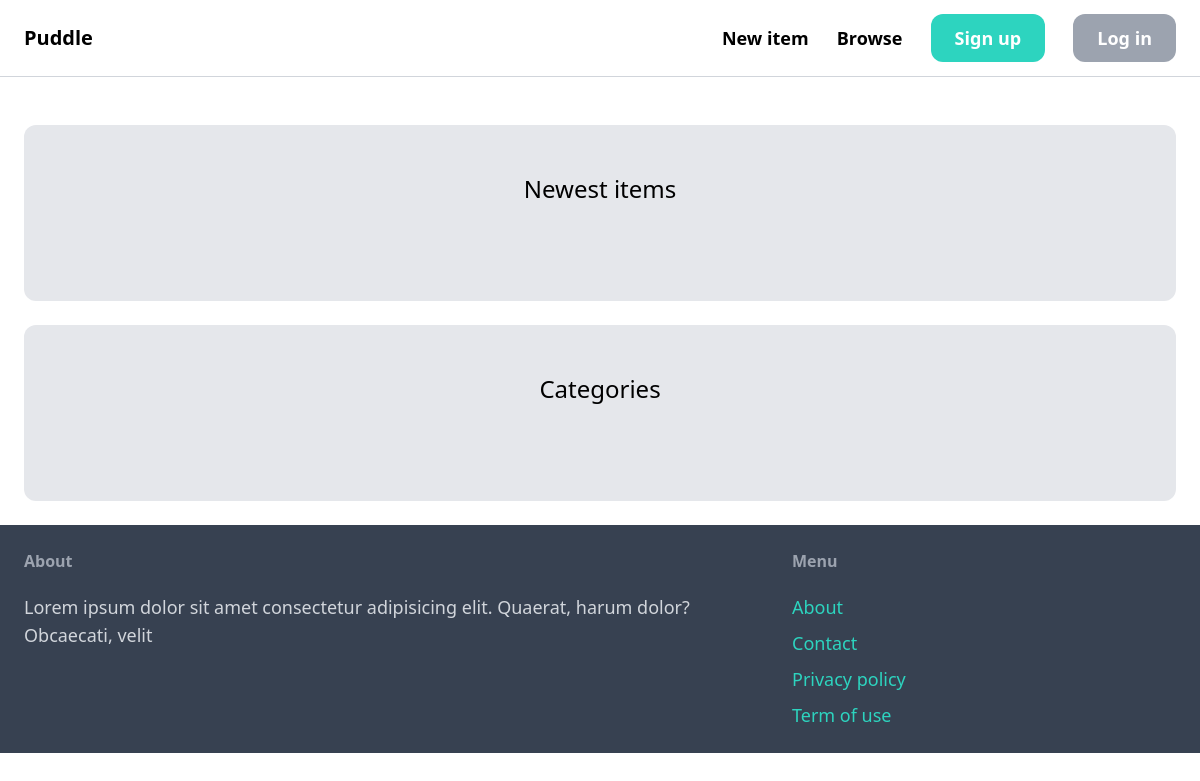
The app's page /, older data.
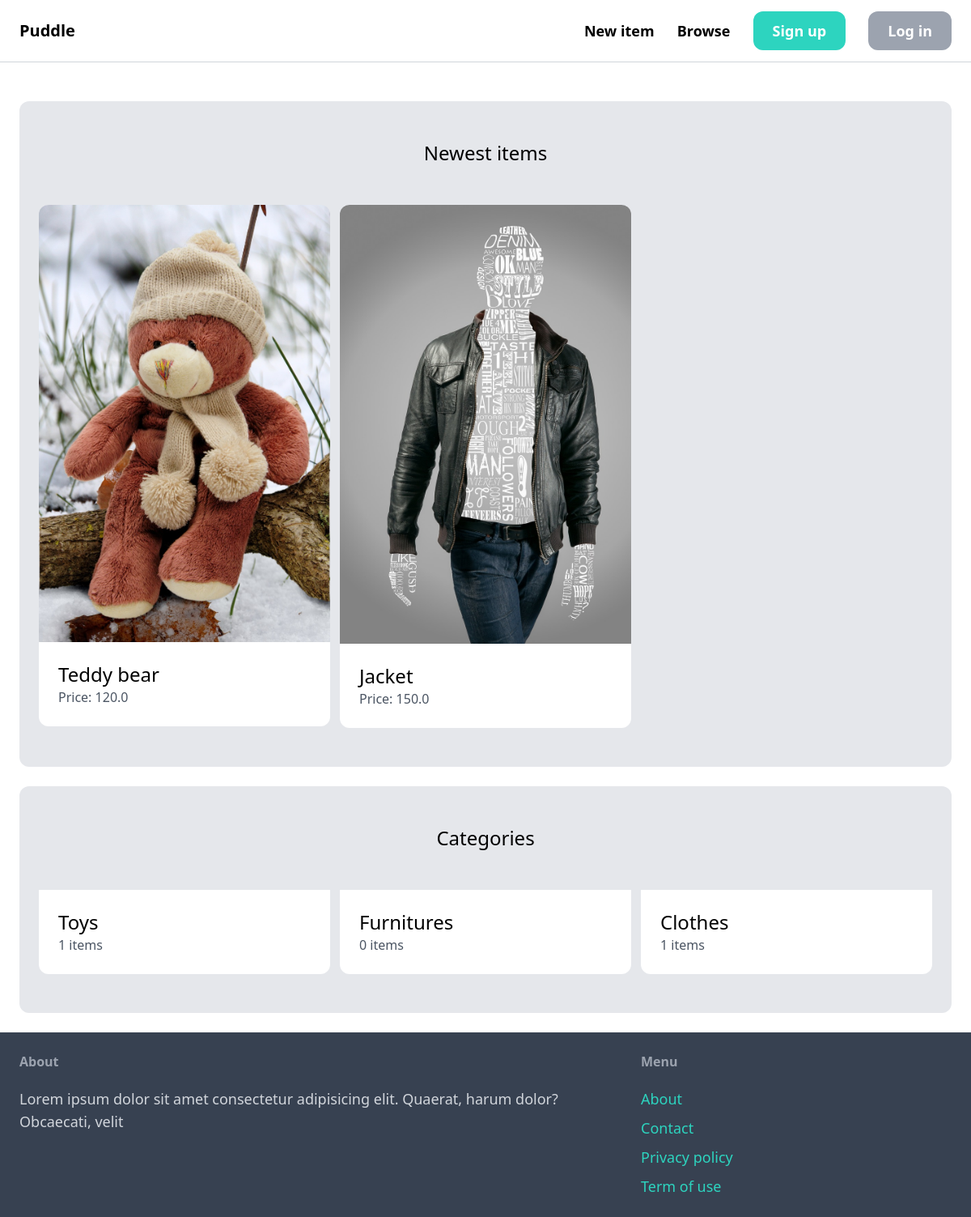
The same page, newer data.
### item/models.py (models this page shows, shortened)
class Item(models.Model):
    category = models.ForeignKey(Category, related_name='items', on_delete=models.CASCADE)
    name = models.CharField(max_length=255)
    description = models.TextField(blank=True, null=True)
    price = models.FloatField()
    image = models.ImageField(upload_to='item_images', blank=True, null=True)
    is_sold = models.BooleanField(default=False)
    created_by = models.ForeignKey(User, related_name='items', on_delete=models.CASCADE)
    created_at = models.DateTimeField(auto_now_add=True)

class Category(models.Model):
    name = models.CharField(max_length=255)
    class Meta:
        verbose_name_plural = 'categories'

### core/views.py (the view)
# urls.py: path('', views.index, name='index'),
def index(request):
    items = Item.objects.filter(is_sold=False)[0:6]
    categories = Category.objects.all()
    return render(request, 'core/index.html', {
        'categories': categories,
        'items': items,
    })

### core/templates/core/index.html (shortened to what this page needs)
{% extends 'core/base.html' %}
{% block content %}
    <div class="mt-6 px-6 py-12 bg-gray-200 rounded-xl">
        <h2 class="mb-12 text-2xl text-center">Newest items</h2>
        <div class="grid grid-cols-3 gap-3">
            {% for item in items %}
                <div>
                    <a href="{% url 'item:detail' item.id %}">
                        <div>
                            <img src="{{ item.image.url }}" class="rounded-t-xl">
                        </div>
                        <div class="p-6 bg-white rounded-b-xl">
                            <h2 class="text-2xl">{{ item.name }}</h2>
                            <p class="text-gray-600">Price: {{ item.price }}</p>
                        </div>
                    </a>
                </div>
            {% endfor %}
        </div>
    </div>
    <div class="mt-6 px-6 py-12 bg-gray-200 rounded-xl">
        <h2 class="mb-12 text-2xl text-center">Categories</h2>
        <div class="grid grid-cols-3 gap-3">
            {% for category in categories %}
                <div>
                    <a href="#">
                        <div class="p-6 bg-white rounded-b-xl">
                            <h2 class="text-2xl">{{ category.name }}</h2>
                            <p class="text-gray-600"> {{ category.items.count }} items</p>
                        </div>
                    </a>
                </div>
        {% endfor %}
        </div>
    </div>
{% endblock %}

### core/templates/core/base.html (shortened to what this page needs)
<!DOCTYPE html>
<html>
    <head>
        <script src="https://cdn.tailwindcss.com"></script>
    </head>
    <body>
        <nav class="py-6 px-6 flex justify-between items-center border-b border-gray-300">
            <a href="/" class="text-xl font-semibold">Puddle</a>
            <div class="space-x-6">
                <a href="{% url 'item:new' %}" class="text-lg font-semibold hover:text-gray-700">New item</a>
                <a href="{% url 'item:items' %}" class="text-lg font-semibold hover:text-gray-300">Browse</a>
                {% if request.user.is_authenticated %}
                    <a href="{% url 'conversation:inbox' %}" class="px-6 py-3 text-lg font-semibold bg-teal-600 text-white rounded-xl hover:bg-teal-500">Inbox</a>
                    <a href="{% url 'dashboard:index' %}" class="px-6 py-3 text-lg font-semibold bg-gray-600 text-white rounded-xl hover:bg-gray-500">Dashboard</a>
                {% else %}
                    <a href="{% url 'core:signup' %}" class="px-6 py-3 text-lg font-semibold bg-teal-400 text-white rounded-xl hover:bg-teal-600">Sign up</a>
                    <a href="{% url 'core:login' %}" class="px-6 py-3 text-lg font-semibold bg-gray-400 text-white rounded-xl hover:bg-gray-900">Log in</a>
                {% endif %}
            </div>
        </nav>
        <div class="px-6 py-6">
            {% block content %}
            {% endblock %}
        </div>
        <footer class="py-6 px-6 flex justify-between bg-gray-700">
            <div class="w-2/3 pr-10">
                <h3 class="mb-5 font-semibold text-gray-400">About</h3>
                <p class="text-lg text-gray-300">Lorem ipsum dolor sit amet consectetur adipisicing elit. Quaerat, harum dolor? Obcaecati, velit</p>
            </div>
            <div class="w-1/3">
                <h3 class="mb-5 font-semibold text-gray-400">Menu</h3>
                <ul class="space-y-2">
                    <li><a href="#" class="text-lg text-teal-400 hover:text-teal-800">About</a></li>
                    <li><a href="{% url 'core:contact' %}" class="text-lg text-teal-400 hover:text-teal-800">Contact</a></li>
                    <li><a href="#" class="text-lg text-teal-400 hover:text-teal-800">Privacy policy</a></li>
                    <li><a href="#" class="text-lg text-teal-400 hover:text-teal-800">Term of use</a></li>
                </ul>
            </div>
        </footer>
    </body>
</html>

Row changes from the older to the newer data that the page shows:
added Item: image (picture), name "Teddy bear", price "120.0"
added Item: image (picture), name "Jacket", price "150.0"
added Category: name "Toys", items.count "1"
added Category: name "Furnitures", items.count "0"
added Category: name "Clothes", items.count "1"
